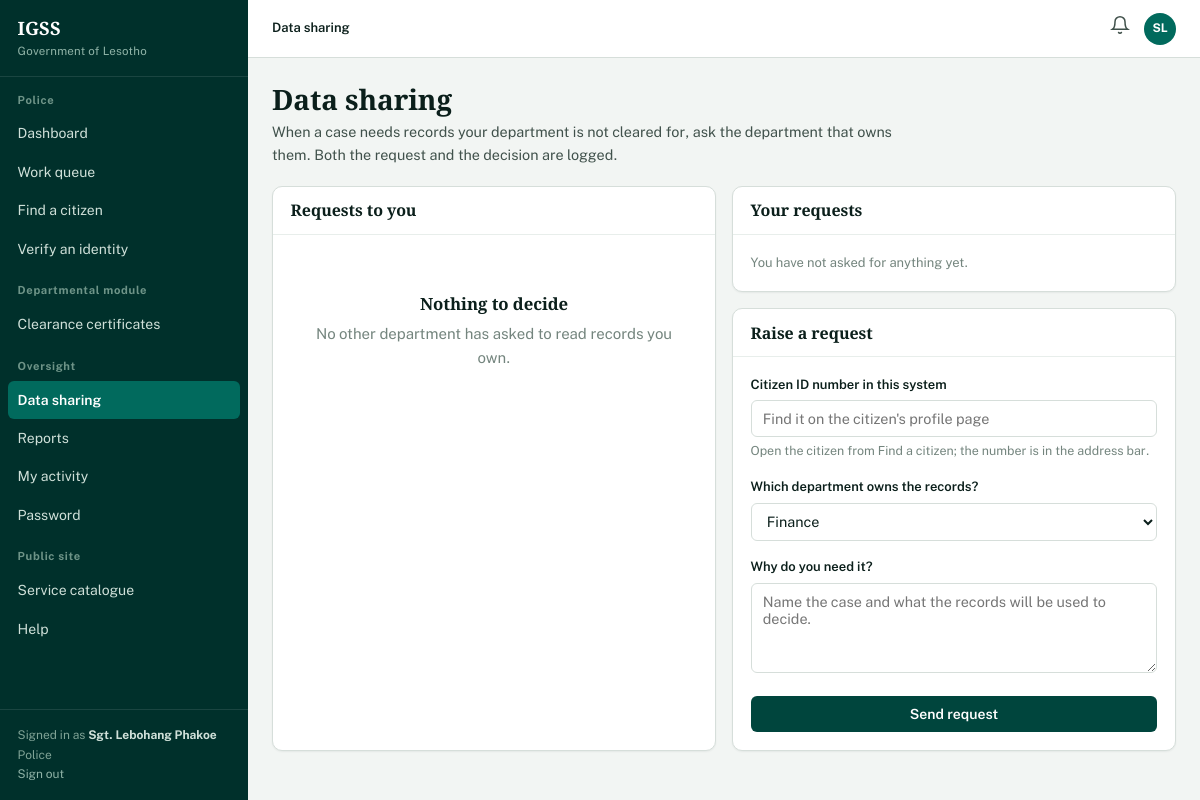
The app's page /staff/access-requests (signed in) with its own data.
### models.py (models this page shows, shortened)
class Department(db.Model):
    __tablename__ = "departments"
    id = db.Column(db.Integer, primary_key=True)
    code = db.Column(db.String(6), unique=True, nullable=False)
    name = db.Column(db.String(100), nullable=False)
    ministry = db.Column(db.String(120))
    description = db.Column(db.Text)
    contact_phone = db.Column(db.String(30))
    contact_email = db.Column(db.String(120))
    head_office = db.Column(db.String(120))
    employees = db.relationship("Employee", back_populates="department")
    services = db.relationship("Service", back_populates="department")
    applications = db.relationship("Application", back_populates="department")

class Employee(db.Model):
    __tablename__ = "employees"
    id = db.Column(db.Integer, primary_key=True)
    user_id = db.Column(db.Integer, db.ForeignKey("users.id"), unique=True)
    department_id = db.Column(db.Integer, db.ForeignKey("departments.id"))
    employee_no = db.Column(db.String(20), unique=True, nullable=False)
    full_name = db.Column(db.String(120), nullable=False)
    position = db.Column(db.String(80))
    office = db.Column(db.String(80))
    phone = db.Column(db.String(20))
    can_approve = db.Column(db.Boolean, default=False)
    is_manager = db.Column(db.Boolean, default=False)
    created_at = db.Column(db.DateTime, default=datetime.utcnow)
    user = db.relationship("User", back_populates="employee")
    department = db.relationship("Department", back_populates="employees")
    handled = db.relationship("Application", back_populates="officer",
                              foreign_keys="Application.officer_id")

### blueprints/employee.py (the view, shortened to what this page needs)
@employee_bp.route("/access-requests", methods=["GET", "POST"])
@employee_required
def access_requests():
    dept = _dept()
    incoming = AccessRequest.query.filter_by(
        owning_department_id=dept.id).all() if dept else AccessRequest.query.all()
    outgoing = AccessRequest.query.filter_by(
        requesting_department_id=dept.id).all() if dept else []
    return render_template("employee/access_requests.html", incoming=incoming,
                           outgoing=outgoing, dept=dept)

### blueprints/employee.py (called while the page is built)
def _dept():
    if current_user.is_employee and current_user.employee:
        return current_user.employee.department
    return None

### models.py (called while the page is built)
@login_manager.user_loader
def load_user(user_id):
    return db.session.get(User, int(user_id))

    @property
    def is_citizen(self):
        return self.role == "citizen"

    @property
    def is_employee(self):
        return self.role == "employee"

    @property
    def display_name(self):
        if self.citizen:
            return f"{self.citizen.first_name} {self.citizen.last_name}"
        if self.employee:
            return self.employee.full_name
        return self.username

    @property
    def initials(self):
        parts = self.display_name.split()
        return "".join(p[0] for p in parts[:2]).upper() or "?"

    @property
    def unread_count(self):
        return sum(1 for n in self.notifications if not n.read)

### utils/security.py (called while the page is built)
def role_required(*roles):
    def decorator(view):
        @wraps(view)
        def wrapped(*args, **kwargs):
            if not current_user.is_authenticated:
                return redirect(url_for("auth.login", next=request.path))
            if current_user.role not in roles:
                flash("Your account does not have access to that area.", "danger")
                return redirect(url_for("main.home"))
            return view(*args, **kwargs)
        return wrapped
    return decorator

### templates/employee/access_requests.html (shortened to what this page needs)
{% extends "base.html" %}
{% from "partials/macros.html" import empty %}
{% block crumb %}<strong>Data sharing</strong>{% endblock %}
{% block sidebar %}{% include "partials/nav.html" %}{% endblock %}
{% block content %}
<div class="page-head"><div>
  <h1>Data sharing</h1>
  <p class="lead">When a case needs records your department is not cleared for, ask the
     department that owns them. Both the request and the decision are logged.</p>
</div></div>
<div class="grid grid-2">
  <div class="panel">
    <div class="panel-head"><h2>Requests to you</h2></div>
    {% if incoming %}
      <table>
        <tbody>
          {% for r in incoming %}
            <tr style="--stripe: {{ r.requesting_department.colour }}" class="records">
              <td class="striped" style="--stripe: {{ r.requesting_department.colour }}">
                <strong class="mono-ref">{{ r.reference }}</strong>
                <div class="small">{{ r.requesting_department.name }} wants records on
                  <strong>{{ r.citizen.full_name }}</strong></div>
                <div class="small muted">{{ r.reason }}</div>
                <div class="small muted">{{ r.requested_by }} · {{ r.created_at|ago }}</div>
              </td>
              <td class="text-right nowrap">
                {% if r.status == 'Pending' %}
                  <form method="post" action="{{ url_for('employee.decide_access', req_id=r.id, decision='grant') }}" style="display:inline">
                    <button class="btn btn-primary btn-sm" type="submit">Grant</button></form>
                  <form method="post" action="{{ url_for('employee.decide_access', req_id=r.id, decision='deny') }}" style="display:inline">
                    <button class="btn btn-outline btn-sm" type="submit">Deny</button></form>
                {% else %}
                  <span class="badge {{ 'badge-approved' if r.status == 'Granted' else 'badge-rejected' }}">{{ r.status }}</span>
                  <div class="small muted">{{ r.decided_by }}</div>
                {% endif %}
              </td>
            </tr>
          {% endfor %}
        </tbody>
      </table>
    {% else %}
      <div class="panel-body">{{ empty("Nothing to decide", "No other department has asked to read records you own.") }}</div>
    {% endif %}
  </div>
  <div class="stack">
    <div class="panel">
      <div class="panel-head"><h2>Your requests</h2></div>
      {% if outgoing %}
        <table>
          <tbody>
            {% for r in outgoing %}
              <tr>
                <td><strong class="mono-ref">{{ r.reference }}</strong>
                  <div class="small">{{ r.owning_department.name }} · {{ r.citizen.full_name }}</div>
                  <div class="small muted">{{ r.created_at|ago }}</div></td>
                <td class="text-right">
                  <span class="badge {% if r.status == 'Granted' %}badge-approved
                    {% elif r.status == 'Denied' %}badge-rejected{% else %}badge-pending{% endif %}">{{ r.status }}</span></td>
              </tr>
            {% endfor %}
          </tbody>
        </table>
      {% else %}
        <div class="panel-body"><p class="small muted mb-0">You have not asked for anything yet.</p></div>
      {% endif %}
    </div>
    <form method="post" class="panel">
      <div class="panel-head"><h3>Raise a request</h3></div>
      <div class="panel-body">
        <div class="field">
          <label for="citizen_id">Citizen ID number in this system</label>
          <input type="number" id="citizen_id" name="citizen_id" required
                 placeholder="Find it on the citizen's profile page">
          <div class="hint">Open the citizen from Find a citizen; the number is in the address bar.</div>
        </div>
        <div class="field">
          <label for="owning_department_id">Which department owns the records?</label>
          <select id="owning_department_id" name="owning_department_id" required>
            {% for d in all_departments %}
              {% if not dept or d.id != dept.id %}<option value="{{ d.id }}">{{ d.name }}</option>{% endif %}
            {% endfor %}
          </select>
        </div>
        <div class="field">
          <label for="reason">Why do you need it?</label>
          <textarea id="reason" name="reason" required
            placeholder="Name the case and what the records will be used to decide."></textarea>
        </div>
        <button class="btn btn-primary btn-block" type="submit">Send request</button>
      </div>
    </form>
  </div>
</div>
{% endblock %}

### templates/base.html (shortened to what this page needs)
<!DOCTYPE html>
<html lang="en">
<head>
<link rel="stylesheet" href="{{ url_for('static', filename='css/style.css') }}">
</head>
<body>
<div class="shell">
  <aside class="sidebar">
    <div class="sidebar-brand">
      <a href="{{ url_for('main.dashboard_router') }}" style="text-decoration:none">
        <span class="crest">{{ SYSTEM_SHORT }}</span>
        <span class="crest-sub">{{ ORGANISATION }}</span>
      </a>
    </div>
    {% block sidebar %}{% endblock %}
    <div class="sidebar-foot">
      Signed in as <strong style="color:#CFE0D9">{{ current_user.display_name }}</strong><br>
      {% if current_user.is_employee and current_user.employee and current_user.employee.department %}
        {{ current_user.employee.department.name }}<br>
      {% elif current_user.is_admin %}
        System administration<br>
      {% endif %}
      <a href="{{ url_for('auth.logout') }}" style="color:#8FB3A7">Sign out</a>
    </div>
  </aside>
  <div class="main">
    <header class="topbar">
      <div class="crumb">{% block crumb %}{% endblock %}</div>
      <div class="topbar-actions">
        <a class="bell" data-bell href="{{ url_for('citizen.notifications') }}"
           aria-label="Notifications" title="Notifications">
          <svg width="20" height="20" viewBox="0 0 24 24" fill="none"
               stroke="currentColor" stroke-width="1.8" stroke-linecap="round">
            <path d="M18 8A6 6 0 0 0 6 8c0 7-3 9-3 9h18s-3-2-3-9"/>
            <path d="M13.7 21a2 2 0 0 1-3.4 0"/>
          </svg>
        </a>
        <span class="avatar" title="{{ current_user.display_name }}">{{ current_user.initials }}</span>
      </div>
    </header>
    <main class="content">
      {% block content %}{% endblock %}
    </main>
  </div>
</div>
</body>
</html>

### templates/partials/nav.html (shortened to what this page needs)
{% set ep = request.endpoint %}
{% if current_user.is_citizen %}
  <div class="sidebar-section">My services</div>
  <ul class="sidebar-nav">
    <li><a href="{{ url_for('citizen.dashboard') }}" class="{{ 'active' if ep == 'citizen.dashboard' }}">Dashboard</a></li>
    <li><a href="{{ url_for('citizen.apply_catalogue') }}" class="{{ 'active' if ep in ['citizen.apply_catalogue','citizen.apply'] }}">Apply for a service</a></li>
    <li><a href="{{ url_for('citizen.applications') }}" class="{{ 'active' if ep in ['citizen.applications','citizen.application_detail'] }}">My applications</a></li>
    <li><a href="{{ url_for('citizen.payments') }}" class="{{ 'active' if ep in ['citizen.payments','citizen.receipt'] }}">Payments</a></li>
  </ul>
  <div class="sidebar-section">My profile</div>
  <ul class="sidebar-nav">
    <li><a href="{{ url_for('citizen.profile') }}" class="{{ 'active' if ep == 'citizen.profile' }}">Personal details</a></li>
    <li><a href="{{ url_for('citizen.records') }}" class="{{ 'active' if ep == 'citizen.records' }}">My records</a></li>
    <li><a href="{{ url_for('citizen.documents') }}" class="{{ 'active' if ep == 'citizen.documents' }}">Document wallet</a></li>
    <li><a href="{{ url_for('citizen.notifications') }}" class="{{ 'active' if ep == 'citizen.notifications' }}">Notifications
      {% if current_user.unread_count %}<span class="pill-count">{{ current_user.unread_count }}</span>{% endif %}</a></li>
    <li><a href="{{ url_for('auth.change_password') }}" class="{{ 'active' if ep == 'auth.change_password' }}">Password</a></li>
  </ul>
{% elif current_user.is_employee %}
  {% set dept = current_user.employee.department if current_user.employee else None %}
  <div class="sidebar-section">{{ dept.name if dept else 'Workspace' }}</div>
  <ul class="sidebar-nav">
    <li><a href="{{ url_for('employee.dashboard') }}" class="{{ 'active' if ep == 'employee.dashboard' }}">Dashboard</a></li>
    <li><a href="{{ url_for('employee.queue') }}" class="{{ 'active' if ep in ['employee.queue','employee.application_detail'] }}">Work queue</a></li>
    <li><a href="{{ url_for('employee.search') }}" class="{{ 'active' if ep in ['employee.search','employee.citizen_profile'] }}">Find a citizen</a></li>
    <li><a href="{{ url_for('employee.verify_identity') }}" class="{{ 'active' if ep == 'employee.verify_identity' }}">Verify an identity</a></li>
  </ul>
  {% if dept %}
    <div class="sidebar-section">Departmental module</div>
    <ul class="sidebar-nav">
      {% if dept.code == 'HA' %}
        <li><a href="{{ url_for('departments.home_affairs') }}" class="{{ 'active' if ep == 'departments.home_affairs' }}">Identity and civil register</a></li>
        <li><a href="{{ url_for('departments.passport') }}" class="{{ 'active' if ep == 'departments.passport' }}">Passport services</a></li>
      {% elif dept.code == 'PAS' %}
        <li><a href="{{ url_for('departments.passport') }}" class="{{ 'active' if ep == 'departments.passport' }}">Passport register</a></li>
      {% elif dept.code == 'POL' %}
        <li><a href="{{ url_for('departments.police') }}" class="{{ 'active' if ep == 'departments.police' }}">Clearance certificates</a></li>
      {% elif dept.code == 'TRF' %}
        <li><a href="{{ url_for('departments.traffic') }}" class="{{ 'active' if ep == 'departments.traffic' }}">Licences and vehicles</a></li>
      {% elif dept.code == 'FIN' %}
        <li><a href="{{ url_for('departments.finance') }}" class="{{ 'active' if ep == 'departments.finance' }}">Revenue and accounts</a></li>
      {% elif dept.code == 'PEN' %}
        <li><a href="{{ url_for('departments.pensions') }}" class="{{ 'active' if ep == 'departments.pensions' }}">Grants and payroll</a></li>
      {% endif %}
    </ul>
  {% endif %}
  <div class="sidebar-section">Oversight</div>
  <ul class="sidebar-nav">
    <li><a href="{{ url_for('employee.access_requests') }}" class="{{ 'active' if ep == 'employee.access_requests' }}">Data sharing</a></li>
    <li><a href="{{ url_for('employee.reports') }}" class="{{ 'active' if ep == 'employee.reports' }}">Reports</a></li>
    <li><a href="{{ url_for('employee.activity') }}" class="{{ 'active' if ep == 'employee.activity' }}">My activity</a></li>
    <li><a href="{{ url_for('auth.change_password') }}" class="{{ 'active' if ep == 'auth.change_password' }}">Password</a></li>
  </ul>
{% endif %}
<div class="sidebar-section">Public site</div>
<ul class="sidebar-nav">
  <li><a href="{{ url_for('main.services') }}">Service catalogue</a></li>
  <li><a href="{{ url_for('main.help_page') }}">Help</a></li>
</ul>

### records on screen
Department: name "Police", employee.department.name "Police"
Employee: display_name "Sgt. Lebohang Phakoe", initials "SL"

### other values on screen
{{ SYSTEM_SHORT }} "IGSS"
{{ ORGANISATION }} "Government of Lesotho"
{{ heading }} "Nothing to decide"
{{ detail }} "No other department has asked to read records you own."
form field owning_department_id "Finance"
